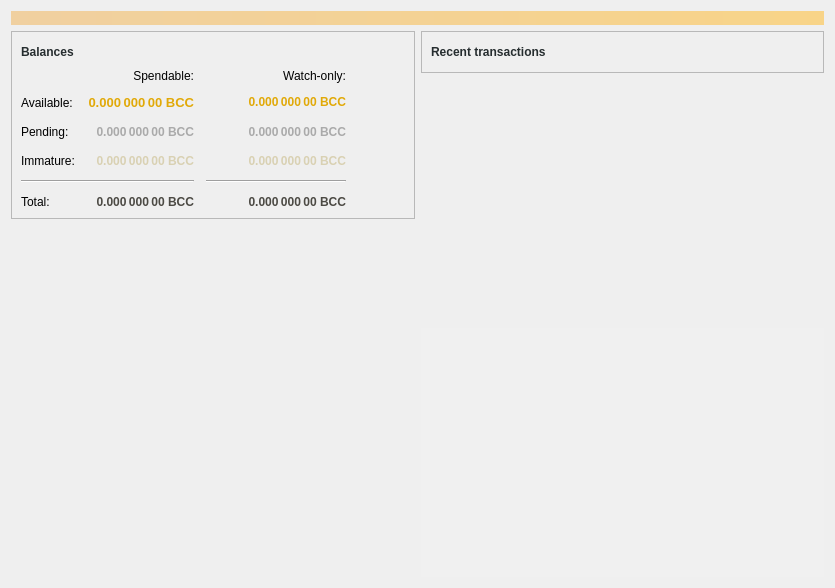
<?xml version="1.0" encoding="UTF-8"?>
<ui version="4.0">
 <class>OverviewPage</class>
 <widget class="QLabel" name="OverviewPage">
  <property name="enabled">
   <bool>true</bool>
  </property>
  <property name="geometry">
   <rect>
    <x>0</x>
    <y>0</y>
    <width>835</width>
    <height>588</height>
   </rect>
  </property>
  <property name="tabletTracking">
   <bool>false</bool>
  </property>
  <property name="acceptDrops">
   <bool>false</bool>
  </property>
  <property name="windowTitle">
   <string>Form</string>
  </property>
  <property name="autoFillBackground">
   <bool>false</bool>
  </property>
  <property name="styleSheet">
   <string notr="true"/>
  </property>
  <property name="pixmap">
   <pixmap resource="../bitcoin.qrc">:/icons/overview_background</pixmap>
  </property>
  <property name="scaledContents">
   <bool>true</bool>
  </property>
  <property name="wordWrap">
   <bool>true</bool>
  </property>
  <layout class="QVBoxLayout" name="topLayout">
   <item>
    <widget class="QLabel" name="labelAlerts">
     <property name="visible">
      <bool>false</bool>
     </property>
     <property name="styleSheet">
      <string notr="true">QLabel { background-color: qlineargradient(x1: 0, y1: 0, x2: 1, y2: 0, stop:0 #F0D0A0, stop:1 #F8D488); color:#000000; }</string>
     </property>
     <property name="wordWrap">
      <bool>true</bool>
     </property>
     <property name="margin">
      <number>3</number>
     </property>
     <property name="textInteractionFlags">
      <set>Qt::TextSelectableByMouse</set>
     </property>
    </widget>
   </item>
   <item>
    <layout class="QHBoxLayout" name="horizontalLayout" stretch="1,1">
     <item>
      <layout class="QVBoxLayout" name="verticalLayout_2">
       <item>
        <widget class="QFrame" name="frame">
         <property name="frameShape">
          <enum>QFrame::StyledPanel</enum>
         </property>
         <property name="frameShadow">
          <enum>QFrame::Raised</enum>
         </property>
         <layout class="QVBoxLayout" name="verticalLayout_4">
          <item>
           <layout class="QHBoxLayout" name="horizontalLayout_4">
            <item>
             <widget class="QLabel" name="label_5">
              <property name="font">
               <font>
                <weight>75</weight>
                <bold>true</bold>
               </font>
              </property>
              <property name="styleSheet">
               <string notr="true">color:rgb(38, 45, 47);</string>
              </property>
              <property name="text">
               <string>Balances</string>
              </property>
             </widget>
            </item>
            <item>
             <widget class="QPushButton" name="labelWalletStatus">
              <property name="enabled">
               <bool>true</bool>
              </property>
              <property name="maximumSize">
               <size>
                <width>30</width>
                <height>16777215</height>
               </size>
              </property>
              <property name="toolTip">
               <string>The displayed information may be out of date. Your wallet automatically synchronizes with the BarrelCrudecoin network after a connection is established, but this process has not completed yet.</string>
              </property>
              <property name="text">
               <string/>
              </property>
              <property name="icon">
               <iconset resource="../bitcoin.qrc">
                <normaloff>:/icons/warning</normaloff>
                <disabledoff>:/icons/warning</disabledoff>:/icons/warning</iconset>
              </property>
              <property name="iconSize">
               <size>
                <width>24</width>
                <height>24</height>
               </size>
              </property>
              <property name="flat">
               <bool>true</bool>
              </property>
             </widget>
            </item>
            <item>
             <spacer name="horizontalSpacer_3">
              <property name="orientation">
               <enum>Qt::Horizontal</enum>
              </property>
              <property name="sizeHint" stdset="0">
               <size>
                <width>40</width>
                <height>20</height>
               </size>
              </property>
             </spacer>
            </item>
           </layout>
          </item>
          <item>
           <layout class="QGridLayout" name="gridLayout">
            <property name="spacing">
             <number>12</number>
            </property>
            <item row="2" column="2">
             <widget class="QLabel" name="labelWatchPending">
              <property name="font">
               <font>
                <weight>75</weight>
                <bold>true</bold>
               </font>
              </property>
              <property name="cursor">
               <cursorShape>IBeamCursor</cursorShape>
              </property>
              <property name="toolTip">
               <string>Unconfirmed transactions to watch-only addresses</string>
              </property>
              <property name="styleSheet">
               <string notr="true">color: rgb(170, 170, 170);</string>
              </property>
              <property name="text">
               <string notr="true">0.000 000 00 BCC</string>
              </property>
              <property name="alignment">
               <set>Qt::AlignRight|Qt::AlignTrailing|Qt::AlignVCenter</set>
              </property>
              <property name="textInteractionFlags">
               <set>Qt::LinksAccessibleByMouse|Qt::TextSelectableByKeyboard|Qt::TextSelectableByMouse</set>
              </property>
             </widget>
            </item>
            <item row="2" column="1">
             <widget class="QLabel" name="labelUnconfirmed">
              <property name="font">
               <font>
                <weight>75</weight>
                <bold>true</bold>
               </font>
              </property>
              <property name="cursor">
               <cursorShape>IBeamCursor</cursorShape>
              </property>
              <property name="toolTip">
               <string>Total of transactions that have yet to be confirmed, and do not yet count toward the spendable balance</string>
              </property>
              <property name="styleSheet">
               <string notr="true">color: rgb(170, 170, 170);</string>
              </property>
              <property name="text">
               <string notr="true">0.000 000 00 BCC</string>
              </property>
              <property name="alignment">
               <set>Qt::AlignRight|Qt::AlignTrailing|Qt::AlignVCenter</set>
              </property>
              <property name="textInteractionFlags">
               <set>Qt::LinksAccessibleByMouse|Qt::TextSelectableByKeyboard|Qt::TextSelectableByMouse</set>
              </property>
             </widget>
            </item>
            <item row="3" column="2">
             <widget class="QLabel" name="labelWatchImmature">
              <property name="font">
               <font>
                <weight>75</weight>
                <bold>true</bold>
               </font>
              </property>
              <property name="cursor">
               <cursorShape>IBeamCursor</cursorShape>
              </property>
              <property name="toolTip">
               <string>Mined balance in watch-only addresses that has not yet matured</string>
              </property>
              <property name="styleSheet">
               <string notr="true">color: rgb(217, 209, 179);</string>
              </property>
              <property name="text">
               <string notr="true">0.000 000 00 BCC</string>
              </property>
              <property name="alignment">
               <set>Qt::AlignRight|Qt::AlignTrailing|Qt::AlignVCenter</set>
              </property>
              <property name="textInteractionFlags">
               <set>Qt::LinksAccessibleByMouse|Qt::TextSelectableByKeyboard|Qt::TextSelectableByMouse</set>
              </property>
             </widget>
            </item>
            <item row="4" column="0" colspan="2">
             <widget class="Line" name="line">
              <property name="orientation">
               <enum>Qt::Horizontal</enum>
              </property>
             </widget>
            </item>
            <item row="4" column="2">
             <widget class="Line" name="lineWatchBalance">
              <property name="sizePolicy">
               <sizepolicy hsizetype="Preferred" vsizetype="Fixed">
                <horstretch>0</horstretch>
                <verstretch>0</verstretch>
               </sizepolicy>
              </property>
              <property name="minimumSize">
               <size>
                <width>140</width>
                <height>0</height>
               </size>
              </property>
              <property name="orientation">
               <enum>Qt::Horizontal</enum>
              </property>
             </widget>
            </item>
            <item row="5" column="0">
             <widget class="QLabel" name="labelTotalText">
              <property name="text">
               <string>Total:</string>
              </property>
             </widget>
            </item>
            <item row="3" column="1">
             <widget class="QLabel" name="labelImmature">
              <property name="font">
               <font>
                <weight>75</weight>
                <bold>true</bold>
               </font>
              </property>
              <property name="cursor">
               <cursorShape>IBeamCursor</cursorShape>
              </property>
              <property name="toolTip">
               <string>Mined balance that has not yet matured</string>
              </property>
              <property name="styleSheet">
               <string notr="true">color: rgb(217, 209, 179);</string>
              </property>
              <property name="text">
               <string notr="true">0.000 000 00 BCC</string>
              </property>
              <property name="alignment">
               <set>Qt::AlignRight|Qt::AlignTrailing|Qt::AlignVCenter</set>
              </property>
              <property name="textInteractionFlags">
               <set>Qt::LinksAccessibleByMouse|Qt::TextSelectableByKeyboard|Qt::TextSelectableByMouse</set>
              </property>
             </widget>
            </item>
            <item row="2" column="3">
             <spacer name="horizontalSpacer_2">
              <property name="orientation">
               <enum>Qt::Horizontal</enum>
              </property>
              <property name="sizeHint" stdset="0">
               <size>
                <width>40</width>
                <height>20</height>
               </size>
              </property>
             </spacer>
            </item>
            <item row="3" column="0">
             <widget class="QLabel" name="labelImmatureText">
              <property name="text">
               <string>Immature:</string>
              </property>
             </widget>
            </item>
            <item row="5" column="1">
             <widget class="QLabel" name="labelTotal">
              <property name="font">
               <font>
                <weight>75</weight>
                <bold>true</bold>
               </font>
              </property>
              <property name="cursor">
               <cursorShape>IBeamCursor</cursorShape>
              </property>
              <property name="toolTip">
               <string>Your current total balance</string>
              </property>
              <property name="styleSheet">
               <string notr="true">color: rgb(76, 74, 68);</string>
              </property>
              <property name="text">
               <string notr="true">0.000 000 00 BCC</string>
              </property>
              <property name="alignment">
               <set>Qt::AlignRight|Qt::AlignTrailing|Qt::AlignVCenter</set>
              </property>
              <property name="textInteractionFlags">
               <set>Qt::LinksAccessibleByMouse|Qt::TextSelectableByKeyboard|Qt::TextSelectableByMouse</set>
              </property>
             </widget>
            </item>
            <item row="5" column="2">
             <widget class="QLabel" name="labelWatchTotal">
              <property name="font">
               <font>
                <weight>75</weight>
                <bold>true</bold>
               </font>
              </property>
              <property name="cursor">
               <cursorShape>IBeamCursor</cursorShape>
              </property>
              <property name="toolTip">
               <string>Current total balance in watch-only addresses</string>
              </property>
              <property name="styleSheet">
               <string notr="true">color: rgb(76, 74, 68);</string>
              </property>
              <property name="text">
               <string notr="true">0.000 000 00 BCC</string>
              </property>
              <property name="alignment">
               <set>Qt::AlignRight|Qt::AlignTrailing|Qt::AlignVCenter</set>
              </property>
              <property name="textInteractionFlags">
               <set>Qt::LinksAccessibleByMouse|Qt::TextSelectableByKeyboard|Qt::TextSelectableByMouse</set>
              </property>
             </widget>
            </item>
            <item row="0" column="2">
             <widget class="QLabel" name="labelWatchonly">
              <property name="text">
               <string>Watch-only:</string>
              </property>
              <property name="alignment">
               <set>Qt::AlignRight|Qt::AlignTrailing|Qt::AlignVCenter</set>
              </property>
             </widget>
            </item>
            <item row="1" column="0">
             <widget class="QLabel" name="labelBalanceText">
              <property name="text">
               <string>Available:</string>
              </property>
             </widget>
            </item>
            <item row="1" column="1">
             <widget class="QLabel" name="labelBalance">
              <property name="font">
               <font>
                <pointsize>10</pointsize>
                <weight>75</weight>
                <bold>true</bold>
               </font>
              </property>
              <property name="cursor">
               <cursorShape>IBeamCursor</cursorShape>
              </property>
              <property name="toolTip">
               <string>Your current spendable balance</string>
              </property>
              <property name="styleSheet">
               <string notr="true">color: rgb(225, 169, 8);</string>
              </property>
              <property name="text">
               <string notr="true">0.000 000 00 BCC</string>
              </property>
              <property name="alignment">
               <set>Qt::AlignRight|Qt::AlignTrailing|Qt::AlignVCenter</set>
              </property>
              <property name="textInteractionFlags">
               <set>Qt::LinksAccessibleByMouse|Qt::TextSelectableByKeyboard|Qt::TextSelectableByMouse</set>
              </property>
             </widget>
            </item>
            <item row="1" column="2">
             <widget class="QLabel" name="labelWatchAvailable">
              <property name="font">
               <font>
                <weight>75</weight>
                <bold>true</bold>
               </font>
              </property>
              <property name="cursor">
               <cursorShape>IBeamCursor</cursorShape>
              </property>
              <property name="toolTip">
               <string>Your current balance in watch-only addresses</string>
              </property>
              <property name="styleSheet">
               <string notr="true">color: rgb(225, 169, 8);</string>
              </property>
              <property name="text">
               <string notr="true">0.000 000 00 BCC</string>
              </property>
              <property name="alignment">
               <set>Qt::AlignRight|Qt::AlignTrailing|Qt::AlignVCenter</set>
              </property>
              <property name="textInteractionFlags">
               <set>Qt::LinksAccessibleByMouse|Qt::TextSelectableByKeyboard|Qt::TextSelectableByMouse</set>
              </property>
             </widget>
            </item>
            <item row="2" column="0">
             <widget class="QLabel" name="labelPendingText">
              <property name="text">
               <string>Pending:</string>
              </property>
             </widget>
            </item>
            <item row="0" column="1">
             <widget class="QLabel" name="labelSpendable">
              <property name="text">
               <string>Spendable:</string>
              </property>
              <property name="alignment">
               <set>Qt::AlignRight|Qt::AlignTrailing|Qt::AlignVCenter</set>
              </property>
             </widget>
            </item>
           </layout>
          </item>
         </layout>
        </widget>
       </item>
       <item>
        <spacer name="verticalSpacer">
         <property name="orientation">
          <enum>Qt::Vertical</enum>
         </property>
         <property name="sizeHint" stdset="0">
          <size>
           <width>20</width>
           <height>40</height>
          </size>
         </property>
        </spacer>
       </item>
      </layout>
     </item>
     <item>
      <layout class="QVBoxLayout" name="verticalLayout_3">
       <item>
        <widget class="QFrame" name="frame_2">
         <property name="frameShape">
          <enum>QFrame::StyledPanel</enum>
         </property>
         <property name="frameShadow">
          <enum>QFrame::Raised</enum>
         </property>
         <layout class="QVBoxLayout" name="verticalLayout">
          <item>
           <layout class="QHBoxLayout" name="horizontalLayout_2">
            <item>
             <widget class="QLabel" name="label_4">
              <property name="font">
               <font>
                <weight>75</weight>
                <bold>true</bold>
               </font>
              </property>
              <property name="styleSheet">
               <string notr="true">color:rgb(38, 45, 47);</string>
              </property>
              <property name="text">
               <string>Recent transactions</string>
              </property>
             </widget>
            </item>
            <item>
             <widget class="QPushButton" name="labelTransactionsStatus">
              <property name="enabled">
               <bool>true</bool>
              </property>
              <property name="maximumSize">
               <size>
                <width>30</width>
                <height>16777215</height>
               </size>
              </property>
              <property name="toolTip">
               <string>The displayed information may be out of date. Your wallet automatically synchronizes with the BarrelCrudecoin network after a connection is established, but this process has not completed yet.</string>
              </property>
              <property name="text">
               <string/>
              </property>
              <property name="icon">
               <iconset resource="../bitcoin.qrc">
                <normaloff>:/icons/warning</normaloff>
                <disabledoff>:/icons/warning</disabledoff>:/icons/warning</iconset>
              </property>
              <property name="iconSize">
               <size>
                <width>24</width>
                <height>24</height>
               </size>
              </property>
              <property name="flat">
               <bool>true</bool>
              </property>
             </widget>
            </item>
            <item>
             <spacer name="horizontalSpacer">
              <property name="orientation">
               <enum>Qt::Horizontal</enum>
              </property>
              <property name="sizeHint" stdset="0">
               <size>
                <width>40</width>
                <height>20</height>
               </size>
              </property>
             </spacer>
            </item>
           </layout>
          </item>
         </layout>
        </widget>
       </item>
       <item>
        <spacer name="verticalSpacer_2">
         <property name="orientation">
          <enum>Qt::Vertical</enum>
         </property>
         <property name="sizeHint" stdset="0">
          <size>
           <width>20</width>
           <height>40</height>
          </size>
         </property>
        </spacer>
       </item>
       <item>
        <widget class="QListView" name="listTransactions">
         <property name="styleSheet">
          <string notr="true">QListView {background-color: rgba(255, 255, 255,20); }

</string>
         </property>
         <property name="frameShape">
          <enum>QFrame::NoFrame</enum>
         </property>
         <property name="verticalScrollBarPolicy">
          <enum>Qt::ScrollBarAlwaysOff</enum>
         </property>
         <property name="horizontalScrollBarPolicy">
          <enum>Qt::ScrollBarAlwaysOff</enum>
         </property>
         <property name="selectionMode">
          <enum>QAbstractItemView::NoSelection</enum>
         </property>
        </widget>
       </item>
      </layout>
     </item>
    </layout>
   </item>
  </layout>
 </widget>
 <resources>
  <include location="../bitcoin.qrc"/>
 </resources>
 <connections/>
</ui>
